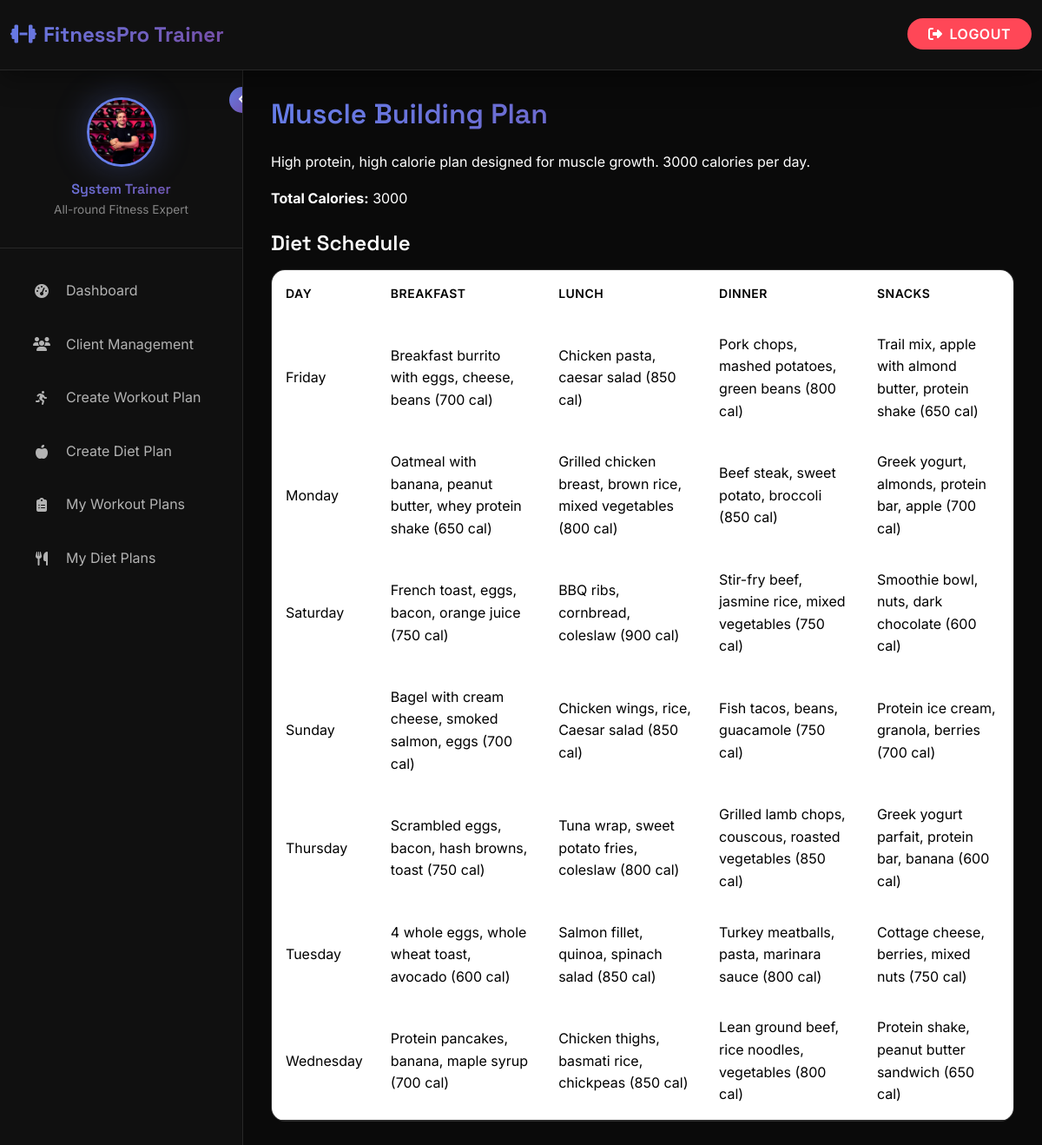
Screenshot of /trainer/diet_plan/2/ (signed in) with the database file from the repository.
### gym_management/gym_app/models.py (models this page shows, shortened)
class Trainer(models.Model):
    first_name = models.CharField(max_length=50)
    last_name = models.CharField(max_length=50)
    email = models.CharField(max_length=50, null=True, blank=True)
    phone_number = models.CharField(max_length=20)
    username = models.CharField(max_length=150, unique=True)
    password = models.CharField(max_length=100)
    specialization = models.CharField(max_length=200, null=True, blank=True)
    image = models.ImageField(upload_to="trainers/", default="trainers/default.png", null=True, blank=True)
    created_at = models.DateTimeField(auto_now_add=True)

class DietPlan(models.Model):
    trainer = models.ForeignKey(Trainer, on_delete=models.CASCADE, related_name='diet_plans')
    name = models.CharField(max_length=200)
    description = models.TextField()
    total_calories = models.IntegerField(null=True, blank=True)
    created_at = models.DateTimeField(auto_now_add=True)
    is_default = models.BooleanField(default=False)

class DietDay(models.Model):
    diet_plan = models.ForeignKey(DietPlan, on_delete=models.CASCADE, related_name='diet_days')
    day_name = models.CharField(max_length=20, choices=[
        ('Monday', 'Monday'),
        ('Tuesday', 'Tuesday'),
        ('Wednesday', 'Wednesday'),
        ('Thursday', 'Thursday'),
        ('Friday', 'Friday'),
        ('Saturday', 'Saturday'),
        ('Sunday', 'Sunday')
    ])
    breakfast = models.TextField()
    lunch = models.TextField()
    dinner = models.TextField()
    snacks = models.TextField(blank=True, null=True)
    class Meta:
        ordering = ['day_name']
        unique_together = ['diet_plan', 'day_name']

### gym_management/gym_app/views.py (the view)
# urls.py: path('trainer/diet_plan/<int:plan_id>/', views.diet_plan_detail, name='diet_plan_detail'),
def diet_plan_detail(request, plan_id):
    if 'trainer_id' not in request.session:
        return redirect('/trainer_login')
    trainer = get_object_or_404(Trainer, id=request.session['trainer_id'])
    diet_plan = get_object_or_404(DietPlan, id=plan_id, trainer=trainer)
    diet_days = DietDay.objects.filter(diet_plan=diet_plan)
    return render(request, 'trainer/diet_plan_detail.html', {
        'trainer': trainer,  # ✅ add this
        'diet_plan': diet_plan,
        'diet_days': diet_days
    })

### gym_management/gym_app/context_processors.py (called while the page is built)
def logged_in_user(request):
    user = None
    trainer = None
    if request.session.get('user_id'):
        try:
            user = Gym_user.objects.get(id=request.session['user_id'])
        except Gym_user.DoesNotExist:
            user = None
    elif request.session.get('trainer_id'):
        try:
            trainer = Trainer.objects.get(id=request.session['trainer_id'])
        except Trainer.DoesNotExist:
            trainer = None
    return {'logged_in_user': user, 'logged_in_trainer': trainer}

def gym_info_context(request):
    gym_info = GymInfo.objects.first()
    return {
        'gym_info': gym_info
    }

### gym_management/gym_app/templates/trainer/diet_plan_detail.html (shortened to what this page needs)
{% extends 'base_trainer.html' %}
{% block content %}
<h2 class="gradient-text mb-4">{{ diet_plan.name }}</h2>
<p>{{ diet_plan.description }}</p>
<p><strong>Total Calories:</strong> {{ diet_plan.total_calories|default:"N/A" }}</p>
<h4 class="mt-4 mb-3">Diet Schedule</h4>
<div class="table-responsive">
  <table class="table">
    <thead>
      <tr>
        <th>Day</th>
        <th>Breakfast</th>
        <th>Lunch</th>
        <th>Dinner</th>
        <th>Snacks</th>
      </tr>
    </thead>
    <tbody>
      {% for day in diet_days %}
      <tr>
        <td>{{ day.day_name }}</td>
        <td>{{ day.breakfast|default:"-" }}</td>
        <td>{{ day.lunch|default:"-" }}</td>
        <td>{{ day.dinner|default:"-" }}</td>
        <td>{{ day.snacks|default:"-" }}</td>
      </tr>
      {% empty %}
      <tr><td colspan="5">No diet plan added yet.</td></tr>
      {% endfor %}
    </tbody>
  </table>
</div>
{% endblock %}

### gym_management/gym_app/templates/base_trainer.html (shortened to what this page needs)
{% load static %}
<!DOCTYPE html>
<html lang="en">
<head>
    <link href="https://cdn.jsdelivr.net/npm/bootstrap@5.3.2/dist/css/bootstrap.min.css" rel="stylesheet">
    <link rel="stylesheet" href="https://cdnjs.cloudflare.com/ajax/libs/font-awesome/6.5.0/css/all.min.css">
    <link href="https://unpkg.com/aos@2.3.1/dist/aos.css" rel="stylesheet">
</head>
<body>
    <div class="admin-wrapper">
        <nav class="navbar navbar-expand-lg admin-navbar">
            <div class="container-fluid">
                <a class="navbar-brand" href="{% url 'trainer_dashboard' %}">
                    <i class="fas fa-dumbbell me-2"></i>FitnessPro Trainer
                </a>
                <div class="ms-auto">
                    <a href="{% url 'logout' %}" class="logout-btn">
                        <i class="fas fa-sign-out-alt me-2"></i>Logout
                    </a>
                </div>
            </div>
        </nav>
        <aside class="admin-sidebar" id="adminSidebar">
            <button class="sidebar-toggle d-none d-lg-block" onclick="toggleSidebar()">
                <i class="fas fa-angle-left" id="toggleIcon"></i>
            </button>
            <div class="admin-user-info">
                <div class="admin-user-avatar-container" id="trainer-avatar-container">
                    {% if trainer.image %}
                        <img src="{{ trainer.image.url }}" class="admin-user-avatar" id="trainer-profile-avatar" alt="Trainer Avatar">
                    {% else %}
                        <img src="{% static 'images/find_user.png' %}" class="admin-user-avatar" id="trainer-profile-avatar" alt="Trainer Avatar">
                    {% endif %}
                </div>
                <div class="trainer-details">
                    <h6 class="gradient-text">{{ trainer.first_name }} {{ trainer.last_name }}</h6>
                    <small   style = "color : var(--text-muted)"  >{{ trainer.specialization|default:"Fitness Trainer" }}</small>
                </div>
            </div>
            <nav class="admin-nav">
                <div class="admin-nav-item">
                    <a href="{% url 'trainer_dashboard' %}" class="admin-nav-link {% if request.path == '/trainer/dashboard' %}active{% endif %}">
                        <i class="fas fa-tachometer-alt"></i>
                        <span>Dashboard</span>
                    </a>
                </div>
                <div class="admin-nav-item">
                    <a href="{% url 'trainer_clients' %}" class="admin-nav-link {% if request.path == '/trainer/clients' %}active{% endif %}">
                        <i class="fas fa-users"></i>
                        <span>Client Management</span>
                    </a>
                </div>
                <div class="admin-nav-item">
                    <a href="{% url 'create_workout_plan_page' %}" class="admin-nav-link {% if request.path == '/trainer/create-workout-plan' %}active{% endif %}">
                        <i class="fas fa-running"></i>
                        <span>Create Workout Plan</span>
                    </a>
                </div>
                <div class="admin-nav-item">
                    <a href="{% url 'create_diet_plan_page' %}" class="admin-nav-link {% if request.path == '/trainer/create-diet-plan' %}active{% endif %}">
                        <i class="fas fa-apple-alt"></i>
                        <span>Create Diet Plan</span>
                    </a>
                </div>
                <div class="admin-nav-item">
                    <a href="{% url 'trainer_workout_plans' %}" class="admin-nav-link {% if request.path == '/trainer/workout-plans' %}active{% endif %}">
                        <i class="fas fa-clipboard-list"></i>
                        <span>My Workout Plans</span>
                    </a>
                </div>
                <div class="admin-nav-item">
                    <a href="{% url 'trainer_diet_plans' %}" class="admin-nav-link {% if request.path == '/trainer/diet-plans' %}active{% endif %}">
                        <i class="fas fa-utensils"></i>
                        <span>My Diet Plans</span>
                    </a>
                </div>
            </nav>
        </aside>
        <main class="admin-content" id="adminContent">
            {% block content %}{% endblock %}
        </main>
    </div>
</body>
</html>

### rows the page displays
Trainer: image (picture), first_name "System", last_name "Trainer", specialization "All-round Fitness Expert"
DietPlan: name "Muscle Building Plan", description "High protein, high calorie plan designed for muscle growth. 3000 calories per day.", total_calories "3000"
DietDay: day_name "Friday", breakfast "Breakfast burrito with eggs, cheese, beans (700 cal)", lunch "Chicken pasta, caesar salad (850 cal)", dinner "Pork chops, mashed potatoes, green beans (800 cal)", snacks "Trail mix, apple with almond butter, protein shake (650 cal)"
DietDay: day_name "Monday", breakfast "Oatmeal with banana, peanut butter, whey protein shake (650 cal)", lunch "Grilled chicken breast, brown rice, mixed vegetables (800 cal)", dinner "Beef steak, sweet potato, broccoli (850 cal)", snacks "Greek yogurt, almonds, protein bar, apple (700 cal)"
DietDay: day_name "Saturday", breakfast "French toast, eggs, bacon, orange juice (750 cal)", lunch "BBQ ribs, cornbread, coleslaw (900 cal)", dinner "Stir-fry beef, jasmine rice, mixed vegetables (750 cal)", snacks "Smoothie bowl, nuts, dark chocolate (600 cal)"
DietDay: day_name "Sunday", breakfast "Bagel with cream cheese, smoked salmon, eggs (700 cal)", lunch "Chicken wings, rice, Caesar salad (850 cal)", dinner "Fish tacos, beans, guacamole (750 cal)", snacks "Protein ice cream, granola, berries (700 cal)"
DietDay: day_name "Thursday", breakfast "Scrambled eggs, bacon, hash browns, toast (750 cal)", lunch "Tuna wrap, sweet potato fries, coleslaw (800 cal)", dinner "Grilled lamb chops, couscous, roasted vegetables (850 cal)", snacks "Greek yogurt parfait, protein bar, banana (600 cal)"
DietDay: day_name "Tuesday", breakfast "4 whole eggs, whole wheat toast, avocado (600 cal)", lunch "Salmon fillet, quinoa, spinach salad (850 cal)", dinner "Turkey meatballs, pasta, marinara sauce (800 cal)", snacks "Cottage cheese, berries, mixed nuts (750 cal)"
DietDay: day_name "Wednesday", breakfast "Protein pancakes, banana, maple syrup (700 cal)", lunch "Chicken thighs, basmati rice, chickpeas (850 cal)", dinner "Lean ground beef, rice noodles, vegetables (800 cal)", snacks "Protein shake, peanut butter sandwich (650 cal)"
